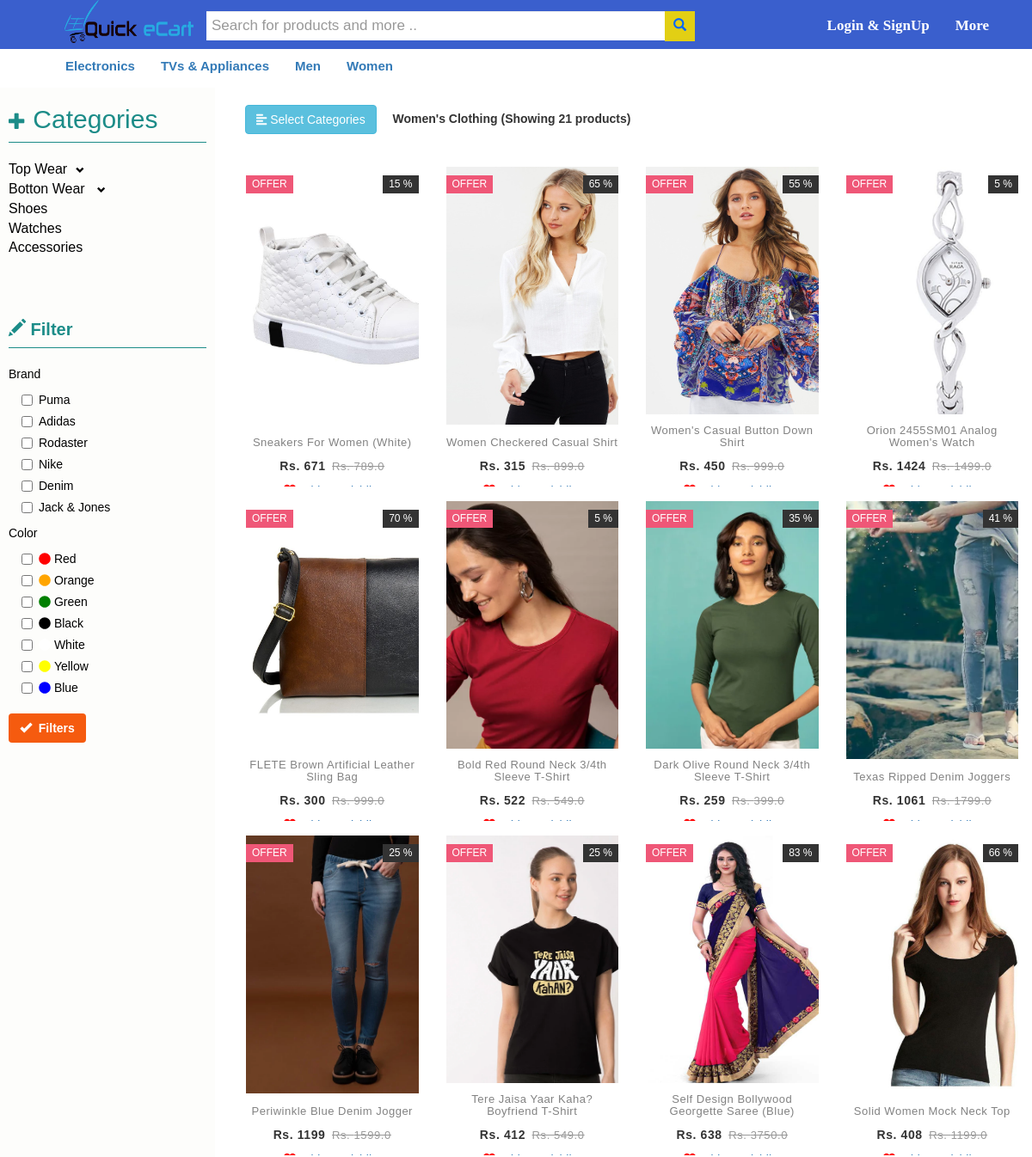
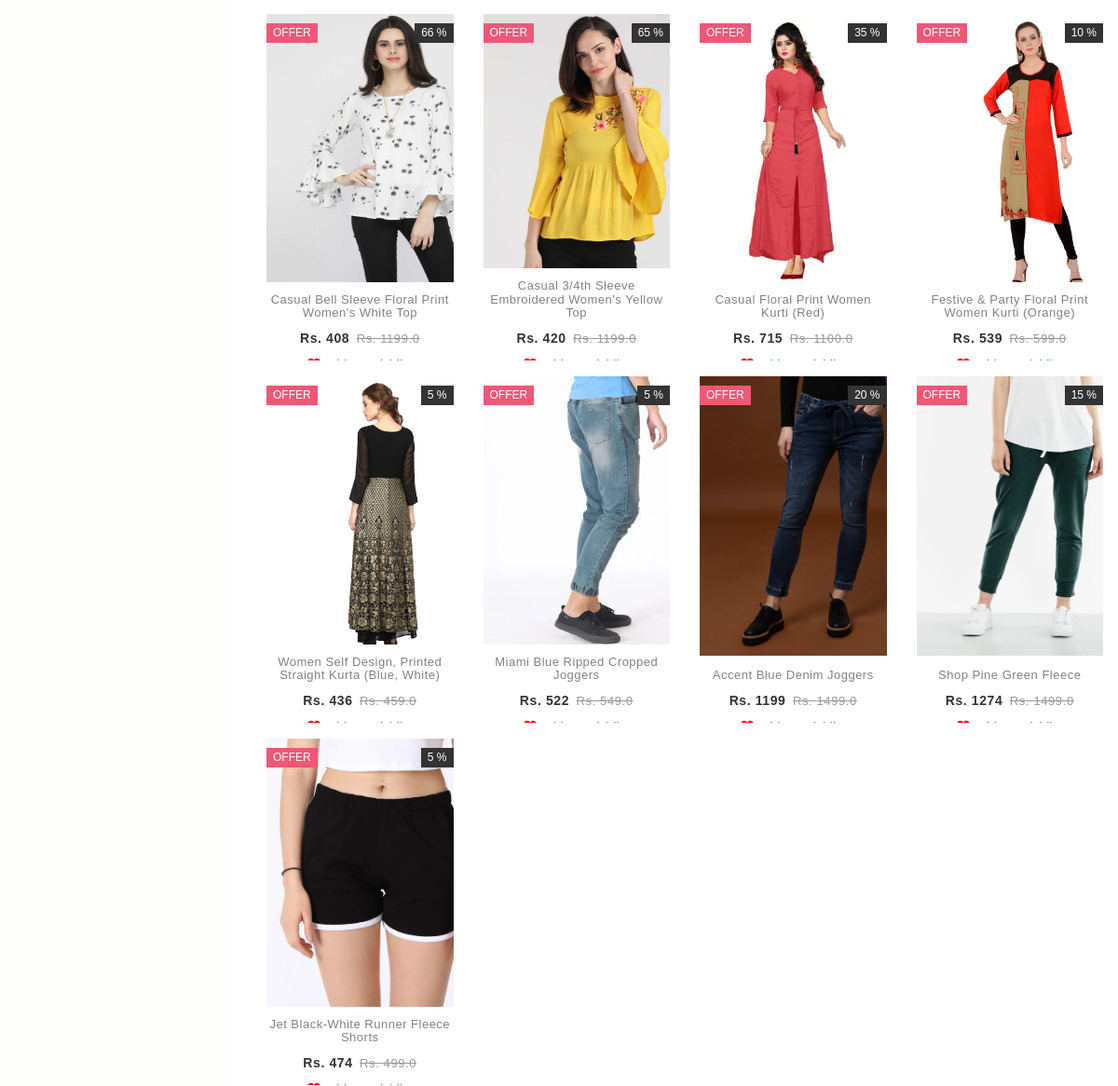
Screenshot of /womens_product/ with the database file from the repository (2 pictures, top to bottom).
### product/models.py (models this page shows, shortened)
class Clothing(models.Model):
    product = models.ForeignKey(Product,on_delete=models.CASCADE,null=False)
    category = models.CharField(max_length = 150,null=False)
    sub_category = models.CharField(('Sub Category'),max_length = 150,null=False)
    description = models.TextField(null=False)
    GENDER_CHOICES = (
                     ('M', 'Male'),
                     ('F', 'Female'),
                     ('K','Kids')
                    )
    gender = models.CharField('Gender',choices=GENDER_CHOICES,max_length=1,null=True,blank=True)
    brand = models.CharField(max_length = 150,null=True,blank=True)
    size = models.CharField(max_length = 150,null=True,blank=True,help_text=('Please enter size like - M,S,L etc'))
    color = models.CharField(max_length = 150,null=True,blank=True,help_text=('Please enter brand like - Red,brown etc'))

class Product(models.Model):
    name = models.CharField(max_length = 150)
    price = models.FloatField(null=False)
    offer = models.IntegerField(default=0)
    emi_discount = models.FloatField(default=0)
    card_discount = models.FloatField(default=0)
    avaiable_stock = models.IntegerField(default=10)
    visited = models.IntegerField(default=0)
    like = models.IntegerField(default=0)
    dislike = models.IntegerField(default=0)
    product_image1 = models.ImageField(null=True,blank=True)
    product_image2 = models.ImageField(null=True,blank=True)
    '''
    def save(self,**kwargs):
        super().save()

        img1 = Image.open(self.product_image1.path)
        img2 = Image.open(self.product_image2.path)

        if img1.height > 300 or img1.width > 250:
            if img1.height > 300 and img1.width < 250:
                output_size = (300,img1.width)
            elif(img1.height < 300 and img1.width > 250):
                output_size = (img1.height,250)
                img1.thumbnail(output_size)
                img1.save(self.product_image1.path)
            else:
                output_size = (300,250)
            img1.thumbnail(output_size)
            img1.save(self.product_image1.path)

        if img2.height > 300 or img2.width > 250:
            if img2.height > 300 and img2.width < 250:
                output_size = (300,img2.width)

            elif(img2.height < 300 and img2.width > 250):
                output_size = (img2.height,250)
            else:
                output_size = (300,250)
            img2.thumbnail(output_size)
            img2.save(self.product_image2.path)
    '''

### product/views.py (the view, shortened to what this page needs)
# urls.py: url('^womens_product/$',views.womens_product,name="womens_product"),
def womens_product(request):
    clothing_product = Clothing.objects.filter(gender = "F")
    accessories_product = Accessories.objects.filter(gender='F')
    footwear_product = Footwear.objects.filter(gender = "F")
    products = clothing_product.union(accessories_product,footwear_product)
    context = {'products':products
                }
    return render(request,'product/womens_product.html',context=context)

### product/templatetags/app_filter.py (called while the page is built)
@register.filter(name = 'get_discounted_price')
def get_discounted_price(price,offer):
    discounted_price = round((price - (price*offer)/100))
    return discounted_price

### product/templates/product/womens_product.html (shortened to what this page needs)
{% extends 'product/base.html' %}
{% load staticfiles %}
{% load app_filter %}
{% block body %}
<div class="wrapper">
    <nav id="sidebar" style="background-color: #FDFDFB">
        <div class="sidebar-header">
            <h3 style="margin-left:10px;font-size:30px;color:#1C8C88"><span class="glyphicon glyphicon-plus" style="font-size:20px"></span>&nbspCategories</h3>
        </div>
		<hr style="border-color:#1C8C88;margin:0px 10px 0px 10px">
		<br>
        <ul class="list-unstyled components" style="margin-left:10px">
            <li class="active">
                <a href="#homeSubmenu" data-toggle="collapse" aria-expanded="false" class="dropdown-toggle" style="font-size:16px">Top Wear<span class="glyphicon glyphicon-chevron-down" style="font-size:10px;margin-left:10px"></a>
            </li>
            <li>
                <a href="#pageSubmenu" data-toggle="collapse" aria-expanded="false" class="dropdown-toggle" style="font-size:16px">Botton Wear <span class="glyphicon glyphicon-chevron-down" style="font-size:10px;margin-left:10px"> </a>
            </li>
            <li>
                <a href="{% url 'product:womens_shoes_product' %}" style="font-size:16px">Shoes</a>
            </li>
            <li>
                <a href="{% url 'product:womens_accessories_product' 'watch' %}" style="font-size:16px">Watches</a>
            </li>
            <li>
                <a href="{% url 'product:womens_accessories_product' 'accessories' %}" style="font-size:16px">Accessories</a>
            </li>
        </ul>
        <br>
        <br>
        <form action="#" method="POST" role="form">
        	<h1 style="margin-left:10px;font-size:20px;font-weight:bold;color:#1C8C88"><span class="glyphicon glyphicon-pencil" style="font-size:20px"></span>&nbspFilter</h1>
        	<hr style="border-color:#1C8C88;margin:0px 10px 0px 10px">
        	<br>
        	<div>
        		<p style="margin-left:10px">Brand</p>
        		<div class="checkbox" style="margin-left:25px">
        			<label><input type="checkbox" name="brand" value="Puma">Puma</label>
        		</div>
        		<div class="checkbox" style="margin-left:25px">
        			<label><input type="checkbox" name="brand" value="Adidas">Adidas</label>
        		</div>
        		<div class="checkbox" style="margin-left:25px">
        			<label><input type="checkbox" name="brand" value="Rodaster">Rodaster</label>
        		</div>
        		<div class="checkbox" style="margin-left:25px">
        			<label><input type="checkbox" name="brand" value="Nike">Nike</label>
        		</div>
        		<div class="checkbox" style="margin-left:25px">
        			<label><input type="checkbox" name="brand" value="Denim">Denim</label>
        		</div>
        		<div class="checkbox" style="margin-left:25px">
        			<label><input type="checkbox" name="brand" value="Jack & Jones">Jack & Jones</label>
        		</div>
        	</div>
        	<div>
        		<p style="margin-left:10px">Color</p>
        		<div class="checkbox" style="margin-left:25px">
        			<label><input type="checkbox" name="color" value="Red"><i class="fas fa-circle" style="color:red"></i>&nbspRed</label>
        		</div>
        		<div class="checkbox" style="margin-left:25px">
        			<label><input type="checkbox" name="color" value="Orange"><i class="fas fa-circle" style="color:orange"></i>&nbspOrange</label>
        		</div>
        		<div class="checkbox" style="margin-left:25px">
        			<label><input type="checkbox" name="color" value="Green"><i class="fas fa-circle" style="color:green"></i>&nbspGreen</label>
        		</div>
        		<div class="checkbox" style="margin-left:25px">
        			<label><input type="checkbox" name="color" value="Black"><i class="fas fa-circle" style="color:black"></i>&nbspBlack</label>
        		</div>
        		<div class="checkbox" style="margin-left:25px">
        			<label><input type="checkbox" name="color" value="White"><i class="fas fa-circle" style="color:white"></i>&nbspWhite</label>
        		</div>
        		<div class="checkbox" style="margin-left:25px">
        			<label><input type="checkbox" name="color" value="Yellow"><i class="fas fa-circle" style="color:yellow"></i>&nbspYellow</label>
        		</div>
        		<div class="checkbox" style="margin-left:25px">
        			<label><input type="checkbox" name="color" value="Blue"><i class="fas fa-circle" style="color:blue"></i>&nbspBlue</label>
        		</div>
        	</div>
        	<button type="submit" class="btn btn-md" style="background-color:#F55B0F;color:white;margin-left:10px;font-weight:bold;margin-top:10px;margin-bottom:10px">
        		<span class="glyphicon glyphicon-ok" style="color:white"></span>&nbsp Filters
        	</button>
        </form>
    </nav>
    <div class="container" style="margin-left:20px">
		 <br>
         <button type="button" id="sidebarCollapse" class="btn btn-info">
             <i class="fas fa-align-left"></i>
             <span>Select Categories</span>
         </button>
		 <p style="display:inline-block;margin-left:15px;font-weight:bold;font-size:18px0">Women's Clothing (Showing {{ products.count }} products)</p>
    	 <br>
    	 <br>
    	 <div class="row">
    	 		{% for product in products %}
    	 			<div class="col-md-3" style="margin-top:15px">
			            <div class="product-grid" >
			                <div class="product-image">
			                    <a href="{% url 'product:product_detail' product.product.id %}">
			                        <img class="pic-1" width="250" height="300" src="{{ product.product.product_image1.url }}">
			                    </a>
			                    {% if product.product.offer > 0 %}
				                    <span class="product-new-label">Offer</span>
				                    <span class="product-discount-label">{{ product.product.offer }} %</span>
				                {% endif %}
			                </div>
			                <div class="product-content">
			                    <h3 class="title"><a href="#">{{ product.product.name }}</a></h3>
			                    {% if product.product.offer > 0 %}
				                    <div class="price">Rs. {{ product.product.price|get_discounted_price:product.product.offer }}
				                        <span>Rs. {{ product.product.price }}</span>
				                    </div>
				                {% else %}
				                	<div class="price">Rs. {{ product.product.price|floatformat }}</div>
				                {% endif %}
			                    <a href="{% url 'usercart:add_to_wishlist' product.product.id %}"><i class="fa fa-heart" style="color:red"></i>&nbspAdd To Wishlist</a>
			                </div>
			            </div>
			        </div>
    	 		{% endfor %}
    	 </div>
    </div>
</div>
{% endblock %}

### product/templates/product/womens_product.html (style rules this page uses)
.product-grid { font-family:Raleway,sans-serif;text-align:center;padding:0 0 72px;border:1px solid rgba(0,0,0,.1);overflow:hidden;position:relative;z-index:1;border-color:white }
.product-grid .product-image a { display:block }
.product-grid .pic-1 { opacity:1;top:0;left:0;transition:all .3s ease-out 0s }
.product-grid .product-discount-label,.product-grid .product-new-label { color:#fff;background-color:#ef5777;font-size:12px;text-transform:uppercase;padding:2px 7px;display:block;position:absolute;top:10px;left:0 }
.product-grid .product-discount-label { background-color:#333;left:auto;right:0 }
.product-grid .product-content { background-color:#fff;text-align:center;padding:12px 0;margin:0 auto;position:absolute;left:0;right:0;bottom:-27px;z-index:1;transition:all .3s }
.product-grid .title { font-size:13px;font-weight:400;letter-spacing:.5px;text-transform:capitalize;margin:0 0 10px;transition:all .3s ease 0s }
.product-grid .title a { color:#828282 }
.product-grid .price { color:#333;font-size:14px;font-family:Montserrat,sans-serif;font-weight:700;letter-spacing:.6px;margin-bottom:8px;text-align:center;transition:all .3s }
.product-grid .price span { color:#999;font-size:13px;font-weight:400;text-decoration:line-through;margin-left:3px;display:inline-block }
.wrapper { display: flex; align-items: stretch; }
#sidebar { min-width: 250px; max-width: 250px; min-height: 100vh; background: #F3F2F2; color: black; transition: all 0.3s; }
a[data-toggle="collapse"] { position: relative; }
.dropdown-toggle::after { display: block; position: absolute; top: 50%; right: 20px; transform: translateY(-50%); }
body { font-family: 'Poppins', sans-serif; background: white; }
#sidebar a, a:hover, a:focus { color: inherit; text-decoration: none; transition: all 0.3s; }

### rows the page displays
Clothing: product.product_image1 (picture), product.offer "65", product.name "Women Checkered Casual Shirt", product.price|get_discounted_price "315", product.price "899.0"
Clothing: product.product_image1 (picture), product.offer "55", product.name "Women's Casual Button Down Shirt", product.price|get_discounted_price "450", product.price "999.0", product.offer "5", product.name "Orion 2455SM01 Analog Women's Watch", product.price|get_discounted_price "1424", product.price "1499.0"
Clothing: product.product_image1 (picture), product.offer "70", product.name "FLETE Brown Artificial Leather Sling Bag", product.price|get_discounted_price "300", product.price "999.0"
Clothing: product.product_image1 (picture), product.offer "5", product.name "Bold Red Round Neck 3/4th Sleeve T-Shirt", product.price|get_discounted_price "522", product.price "549.0"
Clothing: product.product_image1 (picture), product.offer "35", product.name "Dark Olive Round Neck 3/4th Sleeve T-Shirt", product.price|get_discounted_price "259", product.price "399.0"
Clothing: product.product_image1 (picture), product.offer "41", product.name "Texas Ripped Denim Joggers", product.price|get_discounted_price "1061", product.price "1799.0"
Clothing: product.product_image1 (picture), product.offer "25", product.name "Periwinkle Blue Denim Jogger", product.price|get_discounted_price "1199", product.price "1599.0"
Clothing: product.product_image1 (picture), product.offer "25", product.name "Tere Jaisa Yaar Kaha? Boyfriend T-Shirt", product.price|get_discounted_price "412", product.price "549.0"
Clothing: product.product_image1 (picture), product.offer "83", product.name "Self Design Bollywood Georgette Saree (Blue)", product.price|get_discounted_price "638", product.price "3750.0"
Clothing: product.product_image1 (picture), product.offer "66", product.name "Solid Women Mock Neck Top", product.price|get_discounted_price "408", product.price "1199.0"
Clothing: product.product_image1 (picture), product.offer "66", product.name "Casual Bell Sleeve Floral Print Women's White Top", product.price|get_discounted_price "408", product.price "1199.0"
Clothing: product.product_image1 (picture), product.offer "65", product.name "Casual 3/4th Sleeve Embroidered Women's Yellow Top", product.price|get_discounted_price "420", product.price "1199.0"
Clothing: product.product_image1 (picture), product.offer "35", product.name "Casual Floral Print Women Kurti (Red)", product.price|get_discounted_price "715", product.price "1100.0"
Clothing: product.product_image1 (picture), product.offer "10", product.name "Festive & Party Floral Print Women Kurti (Orange)", product.price|get_discounted_price "539", product.price "599.0"
Clothing: product.product_image1 (picture), product.offer "5", product.name "Women Self Design, Printed Straight Kurta (Blue, White)", product.price|get_discounted_price "436", product.price "459.0"
Clothing: product.product_image1 (picture), product.offer "5", product.name "Miami Blue Ripped Cropped Joggers", product.price|get_discounted_price "522", product.price "549.0"
Clothing: product.product_image1 (picture), product.offer "20", product.name "Accent Blue Denim Joggers", product.price|get_discounted_price "1199", product.price "1499.0"
Clothing: product.product_image1 (picture), product.offer "15", product.name "Shop Pine Green Fleece", product.price|get_discounted_price "1274", product.price "1499.0"
Clothing: product.product_image1 (picture), product.offer "5", product.name "Jet Black-White Runner Fleece Shorts", product.price|get_discounted_price "474", product.price "499.0"

### other values shown
{{ products.count }} "21"
